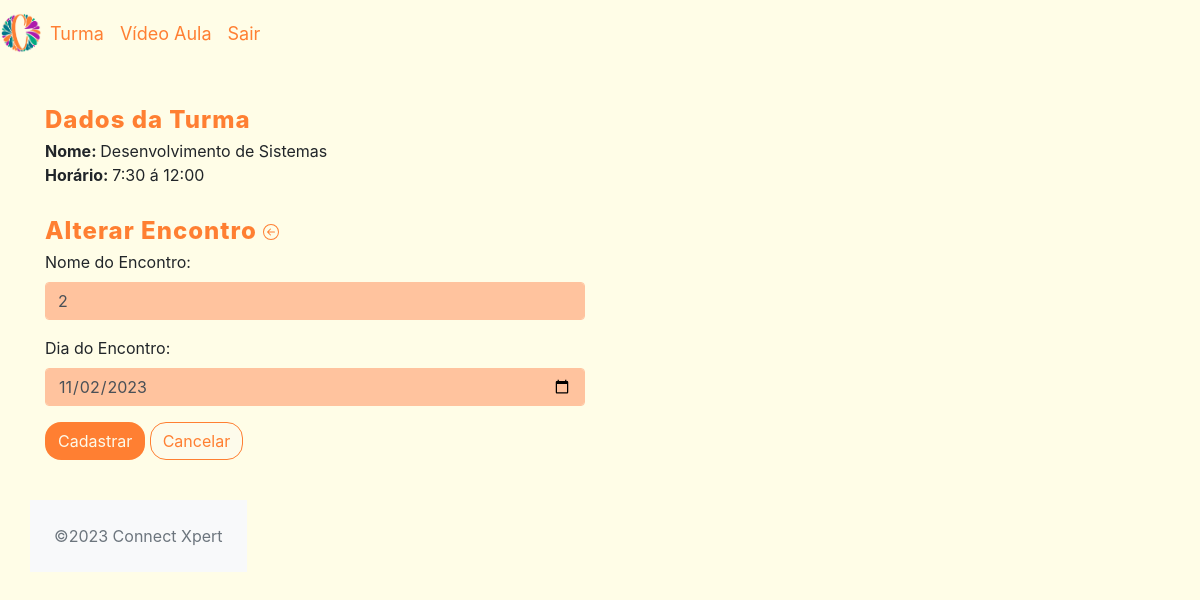
The app's page /crud_connectxpert/app/controller/EncontroController.php?action=edit&id=7 (signed in) with its own data.
### tables this page shows
CREATE TABLE `turma` (
  `id_turma` int(11) NOT NULL,
  `nome_turma` varchar(60) NOT NULL,
  `num_alunos` int(11) NOT NULL,
  `horario` varchar(45) NOT NULL,
  `dia_semana` varchar(60) NOT NULL
);

CREATE TABLE `encontro` (
  `id_encontro` int(11) NOT NULL,
  `id_turma` int(11) NOT NULL,
  `nome_encontro` varchar(100) NOT NULL,
  `dia_encontro` date NOT NULL
);

### crud_connectxpert/app/model/Turma.php (called while the page is built, shortened)
<?php
class Turma {
    private $idTurma;
    private $nomeTurma;
    private $horario;
    public function getIdTurma()
    {
        return $this->idTurma;
    }
    public function setIdTurma($idTurma)
    {
        $this->idTurma = $idTurma;
        return $this;
    }
    public function getNomeTurma()
    {
        return $this->nomeTurma;
    }
    public function setNomeTurma($nomeTurma)
    {
        $this->nomeTurma = $nomeTurma;
        return $this;
    }
    public function getHorario()
    {
        return $this->horario;
    }
    public function setHorario($horario)
    {
        $this->horario = $horario;
        return $this;
    }
}

### crud_connectxpert/app/dao/TurmaDAO.php (called while the page is built, shortened)
<?php
include_once(__DIR__ . "/../model/Turma.php");
class TurmaDAO {
    public function findById(int $id) {
        $conn = Connection::getConn();
        $sql = "SELECT * FROM turma t" .
               " WHERE t.id_turma = ?";
        $stm = $conn->prepare($sql);
        $stm->execute([$id]);
        $result = $stm->fetchAll();
        $turmas = $this->mapTurmas($result);
        if(count($turmas) == 1)
            return $turmas[0];
        elseif(count($turmas) == 0)
            return null;
        die("TurmaDAO.findById()" . " - Erro: mais de uma turma encontrada.");
    }
    private function mapTurmas($result) {
        $turmas = array();
        foreach ($result as $reg) {
            $turma = new Turma();
            $turma->setIdTurma($reg['id_turma']);
            $turma->setNomeTurma($reg['nome_turma']);
            $turma->setNumAlunos($reg['num_alunos']);
            $turma->setHorario($reg['horario']);
            $turma->setDiaSemana($reg['dia_semana']);
            array_push($turmas, $turma);
        }
        return $turmas;
    }
}

### crud_connectxpert/app/dao/EncontroDAO.php (called while the page is built, shortened)
<?php
include_once(__DIR__ . "/../model/Encontro.php");
class EncontroDAO {
    public function findEncontroById(int $idEncontro) {
        $conn = Connection::getConn();
        $sql = "SELECT * FROM encontro e" .
               " WHERE e.id_encontro = ?";
        $stm = $conn->prepare($sql);
        $stm->execute([$idEncontro]);
        $result = $stm->fetchAll();
        $encontro = $this->mapEncontro($result);
        if(count($encontro) == 1)
            return $encontro[0];
        elseif(count($encontro) == 0)
            return null;
        die("EncontroDAO.findEncontroById()" .
            " - Erro: mais de um encontro encontrado.");
    }
    private function mapEncontro($result) {
        $encontros = array();
        foreach ($result as $reg) {
            $encontro = new Encontro();
            $encontro->setIdEncontro($reg['id_encontro']);
            $encontro->setNomeEncontro($reg['nome_encontro']);
            $encontro->setDiaEncontro($reg['dia_encontro']);
            $encontro->setIdTurma($reg['id_turma']);
            array_push($encontros, $encontro);
        }
        return $encontros;
    }
}

### crud_connectxpert/app/model/Encontro.php (called while the page is built, shortened)
<?php
class Encontro {
    private $nomeEncontro;
    private $diaEncontro;
    public function getNomeEncontro()
    {
        return $this->nomeEncontro;
    }
    public function setNomeEncontro($nomeEncontro)
    {
        $this->nomeEncontro = $nomeEncontro;
        return $this;
    }
    public function getDiaEncontro()
    {
        return $this->diaEncontro;
    }
    public function setDiaEncontro($diaEncontro)
    {
        $this->diaEncontro = $diaEncontro;
        return $this;
    }
}

### crud_connectxpert/app/view/encontro/formEncontro.php (the view, shortened to what this page needs)
<?php
require_once(__DIR__ . "/../include/header.php");
require_once(__DIR__ . "/../include/menu.php");
echo '<link rel="stylesheet" href="' . BASEURL . '/view/turma/turmastyle.css">';
?>
<div class="container">
    <div class="row" style="margin-top: 10px;">
        <h3 class="col-4">Dados da Turma</h3>
    </div>
    <div class="row" style="margin-top: 10px;">
        <div class="col-12">
            <span style="font-weight: bold;">Nome: </span> <?= $dados["turma"]->getNomeTurma() ?>
        </div>
        <div class="col-12">
            <span style="font-weight: bold;">Horário: </span> <?= $dados["turma"]->getHorario() ?>
        </div>
    </div>
</div>
<div class="container">
    <div class="row">
<h3 class="col-4">
    <?php if($dados['id_encontro'] == 0) echo "Inserir"; else echo "Alterar"; ?>
    Encontro <a class="btn-inserir"
        href="<?= BASEURL ?>/controller/EncontroController.php?action=list&id=<?= $dados["turma"]->getIdTurma() ?>"></a></h3>
<div class="container">
    <div class="row" style="margin-top: 10px;">
        <div class="col-6">
            <form id="frmEncontro" method="POST"
                action="<?= BASEURL ?>/controller/EncontroController.php?action=save" >
                <div class="form-group">
                    <label for="txtNomeEncontro">Nome do Encontro:</label>
                    <input class="form-control" type="text" id="txtNomeEncontro" name="nomeEncontro"
                        maxlength="70" placeholder="Informe o nome do Encontro"
                        value="<?php echo (isset($dados["encontro"]) ? $dados["encontro"]->getNomeEncontro() : ''); ?>" />
                </div>
                <div class="form-group">
                    <label for="txtDiaEncontro">Dia do Encontro:</label>
                    <input class="form-control" type="date" id="txtDiaEncontro" name="diaEncontro"
                        value="<?php echo (isset($dados["encontro"]) ? $dados["encontro"]->getDiaEncontro() : ''); ?>" />
                </div>
                    <button type="submit" class="btn" style="background-color: #ff7f32; border-radius: 16px;"><a style="color:#fdfbeb;"> Cadastrar</a></button>
                <button type="reset" class="btn" style="background-color: #fdfbeb; border-radius: 16px; border-color: #ff7f32;"><a style="color: #ff7f32;"> Cancelar </a></button>
            </form>
        </div>
        <div class="col-6">
        </div>
    </div>
</div>
<?php
require_once(__DIR__ . "/../include/footer.php");
?>

### crud_connectxpert/app/view/turma/turmastyle.css (style rules this page uses)
body { background-color: #fffde7; }
h3 { width: 100px; height: 45px; top: 30px; color: rgba(255, 127, 50, 1); font-style: normal; font-size: 24px; font-weight: 800; line-height: 1.2; letter-spacing: 1px; text-decoration: none; text-transform: none; }
.form-control { background-color: #ffc39e; border: 1px solid #ffc39e; }

### records on screen
turma: nome_turma "Desenvolvimento de Sistemas", horario "7:30 á 12:00"
encontro: nomeEncontro "2", diaEncontro "11/02/2023"
